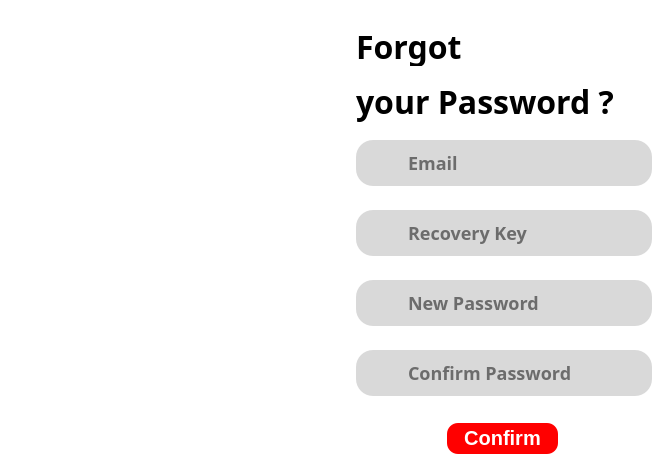
<?xml version="1.0" encoding="UTF-8"?>
<ui version="4.0">
 <class>ForgotPassword</class>
 <widget class="QDialog" name="ForgotPassword">
  <property name="geometry">
   <rect>
    <x>0</x>
    <y>0</y>
    <width>663</width>
    <height>464</height>
   </rect>
  </property>
  <property name="windowTitle">
   <string>Dialog</string>
  </property>
  <property name="styleSheet">
   <string notr="true">background-color: rgb(255, 255, 255);</string>
  </property>
  <widget class="QLineEdit" name="rkey">
   <property name="geometry">
    <rect>
     <x>356</x>
     <y>210</y>
     <width>296</width>
     <height>46</height>
    </rect>
   </property>
   <property name="styleSheet">
    <string notr="true">border-radius: 17px;
background-color: #D9D9D9;
color: (127, 127, 127, 0.83);
font-weight: bold;
font-size: 18px;
font-family: PT Sans;
padding-left: 50px;</string>
   </property>
   <property name="placeholderText">
    <string>Recovery Key</string>
   </property>
  </widget>
  <widget class="QLineEdit" name="NewPassword">
   <property name="geometry">
    <rect>
     <x>356</x>
     <y>280</y>
     <width>296</width>
     <height>46</height>
    </rect>
   </property>
   <property name="styleSheet">
    <string notr="true">border-radius: 17px;
background-color: #D9D9D9;
color: (127, 127, 127, 0.83);
font-weight: bold;
font-size: 18px;
font-family: PT Sans;
padding-left: 50px;</string>
   </property>
   <property name="placeholderText">
    <string>New Password</string>
   </property>
  </widget>
  <widget class="QLineEdit" name="cpassword">
   <property name="geometry">
    <rect>
     <x>356</x>
     <y>350</y>
     <width>296</width>
     <height>46</height>
    </rect>
   </property>
   <property name="styleSheet">
    <string notr="true">border-radius: 17px;
background-color: #D9D9D9;
color: (127, 127, 127, 0.83);
font-weight: bold;
font-size: 18px;
font-family: PT Sans;
padding-left: 50px;</string>
   </property>
   <property name="placeholderText">
    <string>Confirm Password</string>
   </property>
  </widget>
  <widget class="QLabel" name="recoverylogo">
   <property name="geometry">
    <rect>
     <x>371</x>
     <y>220</y>
     <width>26</width>
     <height>22</height>
    </rect>
   </property>
   <property name="styleSheet">
    <string notr="true">background-color: rgba(255, 0, 0, 0);</string>
   </property>
   <property name="text">
    <string/>
   </property>
  </widget>
  <widget class="QLabel" name="newlogo">
   <property name="geometry">
    <rect>
     <x>374</x>
     <y>290</y>
     <width>19</width>
     <height>25</height>
    </rect>
   </property>
   <property name="styleSheet">
    <string notr="true">background-color: rgba(255, 0, 0, 0);</string>
   </property>
   <property name="text">
    <string/>
   </property>
  </widget>
  <widget class="QLabel" name="confirmlogo">
   <property name="geometry">
    <rect>
     <x>374</x>
     <y>360</y>
     <width>19</width>
     <height>25</height>
    </rect>
   </property>
   <property name="styleSheet">
    <string notr="true">background-color: rgba(255, 0, 0, 0);</string>
   </property>
   <property name="text">
    <string/>
   </property>
  </widget>
  <widget class="QLabel" name="background">
   <property name="geometry">
    <rect>
     <x>-11</x>
     <y>75</y>
     <width>376</width>
     <height>315</height>
    </rect>
   </property>
   <property name="styleSheet">
    <string notr="true">background-color: rgba(255, 0, 0, 0);</string>
   </property>
   <property name="text">
    <string/>
   </property>
  </widget>
  <widget class="QPushButton" name="pushButton_2">
   <property name="geometry">
    <rect>
     <x>447</x>
     <y>423</y>
     <width>111</width>
     <height>31</height>
    </rect>
   </property>
   <property name="cursor">
    <cursorShape>PointingHandCursor</cursorShape>
   </property>
   <property name="styleSheet">
    <string notr="true">QLabel, QPushButton {
    background-color: red;
    border-radius: 11px;
    font-weight: bold;
    font-family: &quot;Poppins&quot;;
    color: white;
    font-size: 20px;
    padding-bottom: 2px;
}

QLabel:hover, QPushButton:hover {
    background-color: white;
    color: red;
}
</string>
   </property>
   <property name="text">
    <string>Confirm</string>
   </property>
  </widget>
  <widget class="QLabel" name="label">
   <property name="geometry">
    <rect>
     <x>370</x>
     <y>400</y>
     <width>271</width>
     <height>20</height>
    </rect>
   </property>
   <property name="styleSheet">
    <string notr="true">color: red;</string>
   </property>
   <property name="text">
    <string/>
   </property>
  </widget>
  <widget class="QLabel" name="label_2">
   <property name="geometry">
    <rect>
     <x>356</x>
     <y>26</y>
     <width>121</width>
     <height>40</height>
    </rect>
   </property>
   <property name="styleSheet">
    <string notr="true">color: black;
font-weight: bold;
font-size: 32px;
font-family: PT Sans;</string>
   </property>
   <property name="text">
    <string>Forgot</string>
   </property>
  </widget>
  <widget class="QLabel" name="label_3">
   <property name="geometry">
    <rect>
     <x>356</x>
     <y>80</y>
     <width>295</width>
     <height>43</height>
    </rect>
   </property>
   <property name="styleSheet">
    <string notr="true">color: black;
font-weight: bold;
font-size: 32px;
font-family: PT Sans;</string>
   </property>
   <property name="text">
    <string>your Password ?</string>
   </property>
  </widget>
  <widget class="QLineEdit" name="email">
   <property name="geometry">
    <rect>
     <x>356</x>
     <y>140</y>
     <width>296</width>
     <height>46</height>
    </rect>
   </property>
   <property name="styleSheet">
    <string notr="true">border-radius: 17px;
background-color: #D9D9D9;
color: (127, 127, 127, 0.83);
font-weight: bold;
font-size: 18px;
font-family: PT Sans;
padding-left: 50px;</string>
   </property>
   <property name="placeholderText">
    <string>Email</string>
   </property>
  </widget>
  <widget class="QLabel" name="emaillogo">
   <property name="geometry">
    <rect>
     <x>371</x>
     <y>150</y>
     <width>28</width>
     <height>28</height>
    </rect>
   </property>
   <property name="styleSheet">
    <string notr="true">background-color: rgba(255, 0, 0, 0);</string>
   </property>
   <property name="text">
    <string/>
   </property>
  </widget>
  <zorder>background</zorder>
  <zorder>rkey</zorder>
  <zorder>NewPassword</zorder>
  <zorder>cpassword</zorder>
  <zorder>recoverylogo</zorder>
  <zorder>newlogo</zorder>
  <zorder>confirmlogo</zorder>
  <zorder>pushButton_2</zorder>
  <zorder>label</zorder>
  <zorder>label_2</zorder>
  <zorder>label_3</zorder>
  <zorder>email</zorder>
  <zorder>emaillogo</zorder>
 </widget>
 <resources/>
 <connections/>
</ui>
